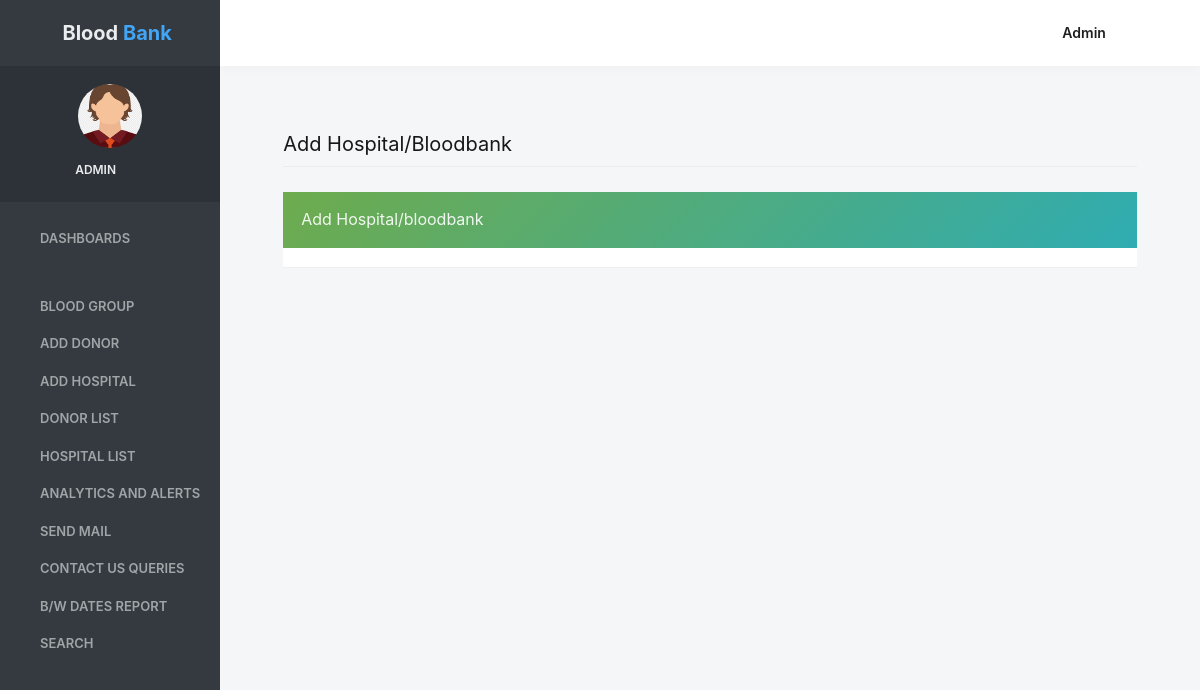
The page /edit_hospital/18 (signed in) on the database as committed earlier.
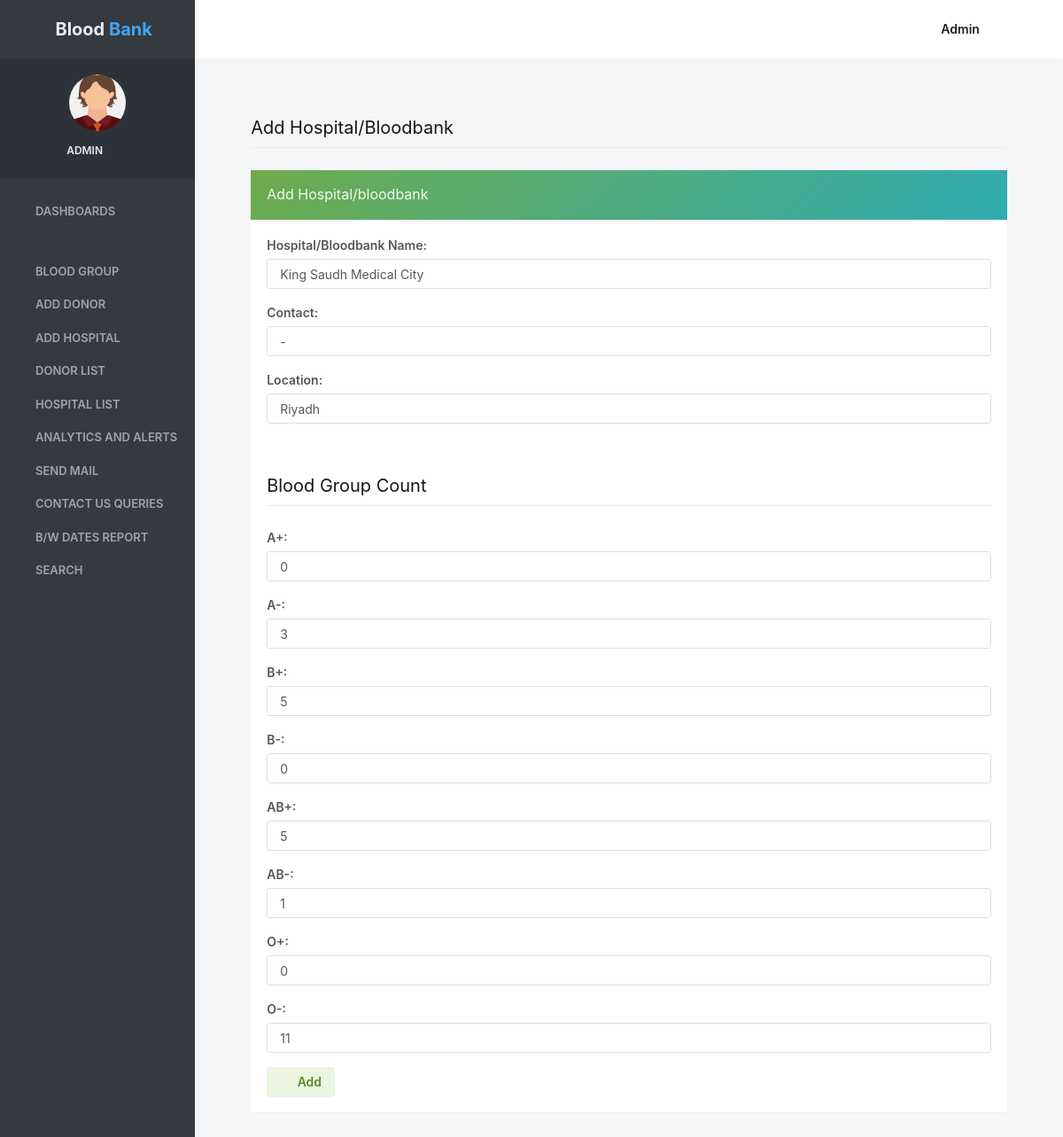
The same page on the database as committed later.
### bloodbank/models.py (models this page shows, shortened)
class Hospital(models.Model):
    HospitalName = models.CharField(max_length=100)
    ContactNo = models.CharField(max_length=15)
    Location = models.CharField(max_length=300, null=True)
    Aplus= models.CharField(max_length=10)
    Aminus = models.CharField(max_length=10)
    Bplus = models.CharField(max_length=10)
    Bminus = models.CharField(max_length=10)
    ABplus = models.CharField(max_length=10)
    ABminus = models.CharField(max_length=10)
    Oplus= models.CharField(max_length=10)
    Ominus = models.CharField(max_length=10)

### bloodbank/views.py (the view, shortened to what this page needs)
# urls.py: path('edit_hospital/<int:pid>',edit_hospital, name="edit_hospital"),
def edit_hospital(request, pid):
    if not request.user.is_authenticated:
        return redirect('login')
    hospital = Hospital.objects.filter(id=pid)
    error = ""
    d = {'hospital': hospital,'error': error}
    return render(request, 'edit_hospital.html', d)

### bloodbank/templates/edit_hospital.html (shortened to what the changed rows need)
{% load static %}
{% block body %}
 <html lang="en" class="no-focus">
    <head>
<link rel="stylesheet" id="css-main" href="{% static 'adminassets/css/codebase.min.css' %}">
</head>
    <body>
        <div id="page-container" class="sidebar-o sidebar-inverse side-scroll page-header-fixed main-content-narrow">
            <main id="main-container">
                <div class="content">
                    <h2 class="content-heading">Add Hospital/Bloodbank</h2>
                    <div class="row">
                        <div class="col-md-12">
                            <div class="block block-themed">
                                <div class="block-content">
                                 {% for i in hospital %}
                                    <form method="post">
                                        <div class="form-group row">
                                            <label class="col-12" >Hospital/Bloodbank Name:</label>
                                            <div class="col-12">
                                                 <input type=text class="form-control" name="HospitalName"  value= "{{i.HospitalName}}" required='true'>
                                            </div>
                                        </div>
                                        <div class="form-group row">
                                            <label class="col-12" >Contact:</label>
                                            <div class="col-12">
                                                 <input type="text" class="form-control" name="ContactNo" value="{{i.ContactNo}} "required='true'>
                                            </div>
                                        </div>
                                        <div class="form-group row">
                                            <label class="col-12" >Location:</label>
                                            <div class="col-12">
                                                 <input type="text"  class="form-control" name="Location"  value="{{i.Location}}" required='true'>
                                            </div>
                                        </div>
                                        <h2 class="content-heading">Blood Group Count</h2>
                                            <div class="form-group row">
                                                <label class="col-12" >A+:</label>
                                                <div class="col-12">
                                                 <input type="text" class="form-control" name="Aplus" value="{{i.Aplus}}" required='true'>
                                                </div>
                                            </div>
                                            <div class="form-group row">
                                                <label class="col-12" >A-:</label>
                                                <div class="col-12">
                                                 <input type="text" class="form-control" name="Aminus" value="{{i.Aminus}}" required='true'>
                                                </div>
                                            </div>
                                            <div class="form-group row">
                                                <label class="col-12" >B+:</label>
                                                <div class="col-12">
                                                 <input type="text" class="form-control" name="Bplus" value="{{i.Bplus}}" required='true'>
                                                </div>
                                            </div>
                                            <div class="form-group row">
                                                <label class="col-12" >B-:</label>
                                                <div class="col-12">
                                                 <input type="text" class="form-control" name="Bminus" value="{{i.Bminus}}" required='true'>
                                                </div>
                                            </div>
                                            <div class="form-group row">
                                                <label class="col-12" >AB+:</label>
                                                <div class="col-12">
                                                 <input type="text" class="form-control" name="ABplus" value="{{i.ABplus}}" required='true'>
                                                </div>
                                            </div>
                                            <div class="form-group row">
                                                <label class="col-12" >AB-:</label>
                                                <div class="col-12">
                                                 <input type="text" class="form-control" name="ABminus" value="{{i.ABminus}}"required='true'>
                                                </div>
                                            </div>
                                            <div class="form-group row">
                                                <label class="col-12" >O+:</label>
                                                <div class="col-12">
                                                 <input type="text" class="form-control" name="Oplus" value="{{i.Oplus}}" required='true'>
                                                </div>
                                            </div>
                                            <div class="form-group row">
                                                <label class="col-12" >O-:</label>
                                                <div class="col-12">
                                                 <input type="text" class="form-control" name="Ominus" value="{{i.Ominus}}" required='true'>
                                                </div>
                                            </div>
                                        <div class="form-group row">
                                            <div class="col-12">
                                                <button type="submit" class="btn btn-alt-success" name="submit">
                                                    <i class="fa fa-plus mr-5"></i> Add
                                                </button>
                                            </div>
                                        </div>
                                    </form>
                                  {% endfor %}
                                </div>
                            </div>
                        </div>
                       </div>
                </div>
            </main>
        </div>
    </body>
</html>
{% endblock %}

Rows that differ between the two databases and show on the page:
added Hospital: HospitalName "King Saudh Medical City", ContactNo "-", Location "Riyadh", Aplus "0", Aminus "3", Bplus "5", Bminus "0", ABplus "5", ABminus "1", Oplus "0", Ominus "11"
